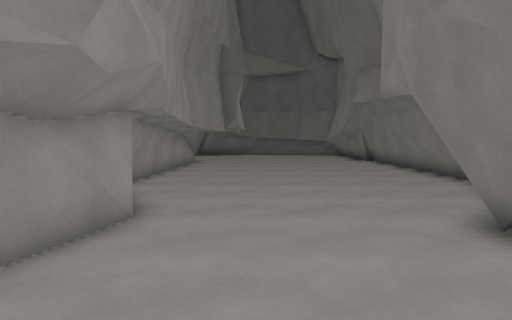
[1] (above)

14 first-person views from a walk through a 3-D level made in the Godot game engine. The camera is 1.5 m above the floor, tilts 4° down and sees 70° across. The floor is counted in squares, 1 m on a side. Each view is taken from the middle of a square. On the plan, view 1 faces up. The plan holds only what a view shows up to about 16 squares ahead; the rest is blank. The place goes on beyond the plan.

[2]
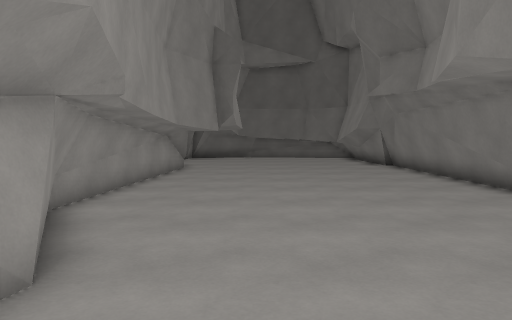

[3]
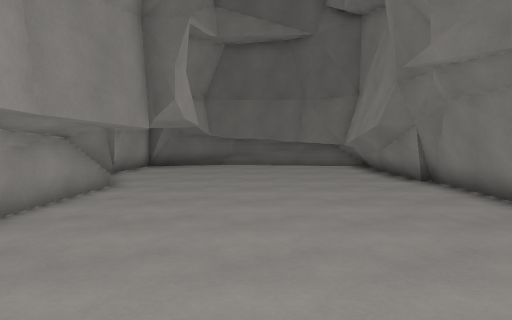

[4]
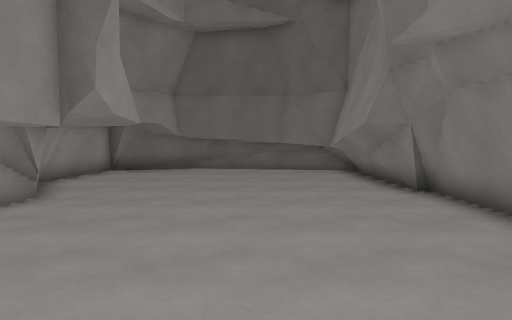

[5]
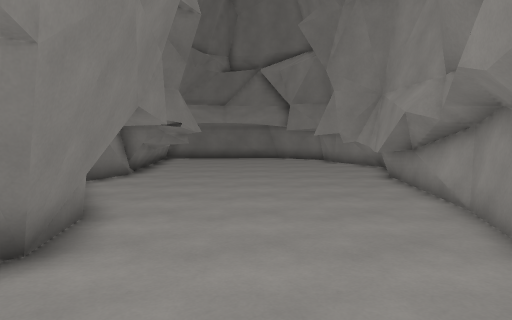

[6]
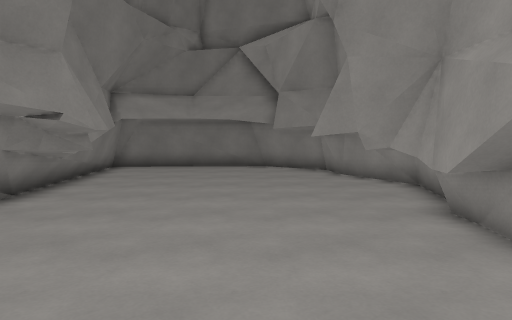

[7]
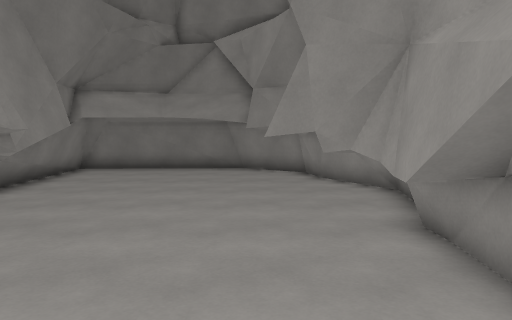

[8]
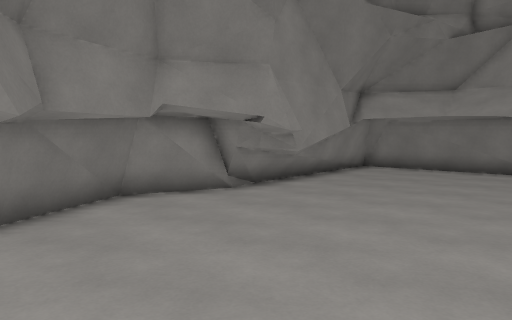

[9]
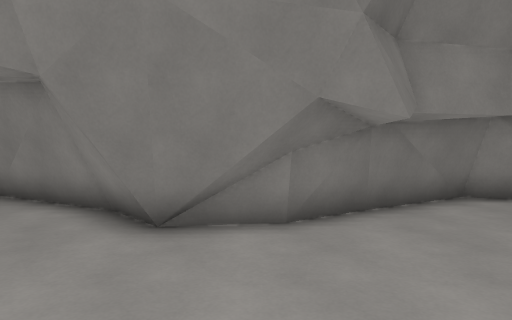

[10]
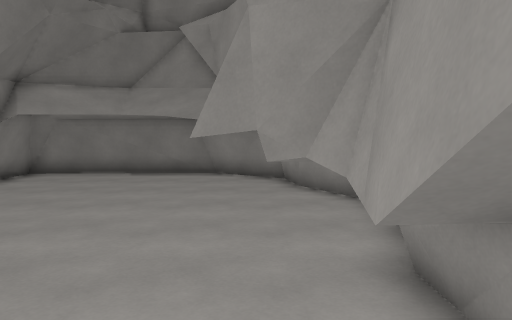

[11]
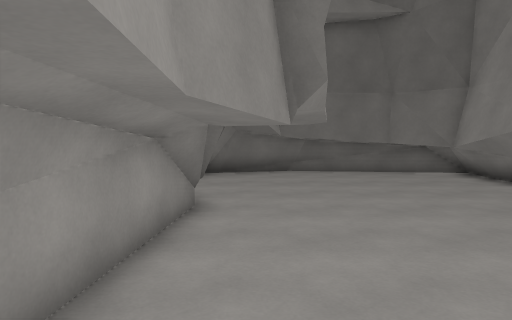

[12]
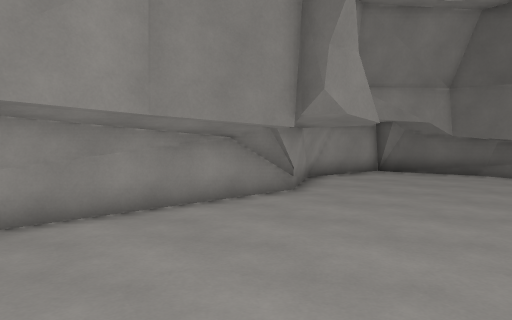

[13]
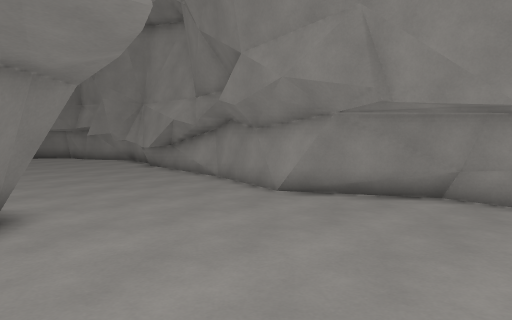

[14]
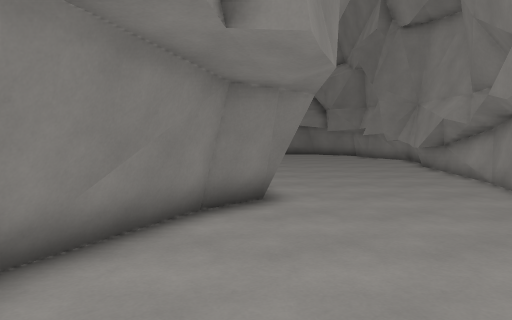

### Floor plan
Key: @ floor where view 1 was taken; # wall or solid block; . floor; T thing the floor can be seen under or through.
Columns run from 4 left of view 1 to 6 right of it. Each row starts with its distance up from view 1.
 26 ##########
 25 ## .....##
 24 #........#
 23 #........#
 22 #........##
 21 #........##
 20 ##........#
 19  # .......#
 18  ##.......#
 17 ###.......#
 16 # ........#
 15 #.........#
 14 #.........#
 13 #.........#
 12 #.........#
 11 #.........#
 10 #.........#
  9 ##........#
  8  #.......##
  7  #......##
  6  #.....##
  5  #.....##
  4  #.....##
  3 ##......##
  2 #........#
  1 ##.......##
  0 ##..@.....#
 -1  #........#
 -2  T........#
 -3 #TT.....###
 -4 # T.....###
 -5 #........#
 -6 #........#
 -7 #........##
 -8 #........##
 -9 ##........#
-10  # .......#
-11  ##.......#
-12   ##....###
-13    ########

Positions as (right, up) in squares from view 1, and headings:
1: (0, 0), facing up
2: (0, 3), facing up
3: (1, 9), facing up
4: (2, 11), facing up
5: (1, 10), facing down
6: (0, 4), facing down
7: (-1, 3), facing down
8: (-2, 3), facing down-right
9: (-2, 4), facing right
10: (-2, 1), facing down
11: (-2, 12), facing up
12: (3, 12), facing up-left
13: (5, 13), facing down-left
14: (4, 14), facing down
